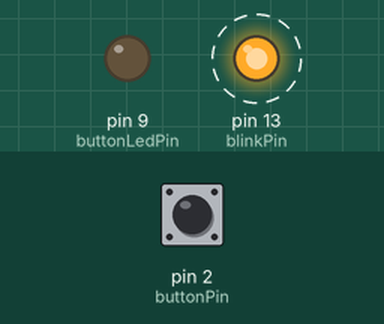
Simulated run of this sketch. Board: Arduino Uno, built with avr-gcc and run on an emulated ATmega328P. Shown: output pins drawn as LEDs (lit = HIGH). Dashed ring = blinking. Inputs (shaded band) come from the test bench; at power-on: pin 2 (buttonPin) LOW.

Above: at 1.2 s.
1.3 s: pin 2 (buttonPin) pulled HIGH for 0.15 s
At 1.37 s:
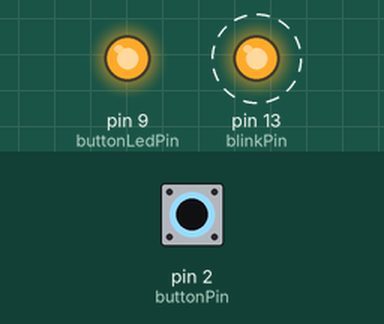
4.3 s: pin 2 (buttonPin) pulled HIGH for 1 s
At 7.0 s:
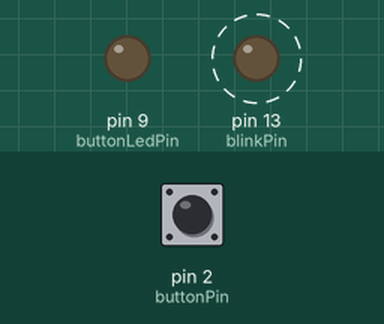
7.3 s: pin 2 (buttonPin) pulled HIGH for 3.2 s
At 8.5 s:
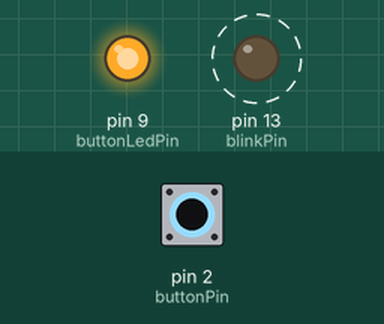
Timing chart, 0 to 18.0 s (numbered marks = the images above; inputs shaded):
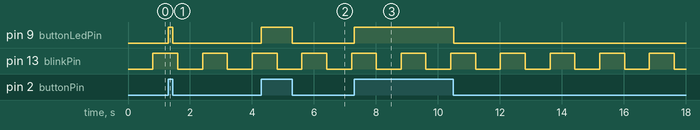

The sketch:

learning_digital.ino
```cpp
const int blinkPin = 13;
const int buttonLedPin = 9;
const int buttonPin = 2;

long previousMillis = 0;
long blinkInterval = 800;

void setup() {
  pinMode(blinkPin, OUTPUT);
  pinMode(buttonLedPin, OUTPUT);
  pinMode(buttonPin, INPUT);
}

void loop() {
  // Blink without delay using the obvious method
  unsigned long currentMillis = millis();
  if (currentMillis - previousMillis > blinkInterval) {
    previousMillis = currentMillis;
    digitalWrite(blinkPin, !digitalRead(blinkPin));
  }

  // Button LED
  digitalWrite(buttonLedPin, digitalRead(buttonPin));
}
```

Measured:
- after the input at 1.3 s, pin 9 (buttonLedPin): LOW → HIGH at once, → LOW 0.15 s later
- after the input at 4.3 s, pin 9 (buttonLedPin): LOW → HIGH at once, → LOW 1.0 s later
- after the input at 7.3 s, pin 9 (buttonLedPin): LOW → HIGH at once, → LOW 3.2 s later
- by itself, pin 13 (blinkPin): alternates HIGH for 0.80 s and LOW for 0.80 s
